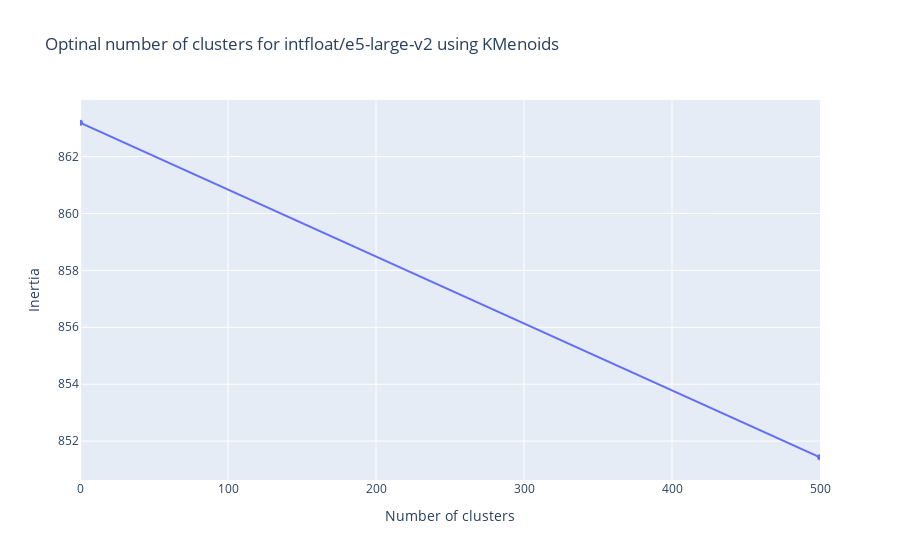

Source (notebook cell):
### Code cell
data6 = pgo.Data([
    pgo.Scatter(
            x=[0, max_clusters],
            
            y=inertias[1:]
    )
])
layout6 = pgo.Layout(
    title='Optinal number of clusters for intfloat/e5-large-v2',
    xaxis=pgo.XAxis(title='Number of clusters',
                    range=[0, max_clusters]),
    yaxis=pgo.YAxis(title='Inertia')
)
fig6 = pgo.Figure(data=data6, layout=layout6)
fig6.show()

### Figure 1 — Plotly figure (JSON) as saved in the notebook; plotly's stock layout.template omitted (floating-point values rounded to 4 significant figures; data arrays with more than 128 entries replaced by an {"elided": "..."} marker saying what was removed)
{"data": [{"type": "scatter", "x": [0, 500], "y": {"elided": "499 float values"}}], "layout": {"title": {"text": "Optinal number of clusters for intfloat/e5-large-v2 using KMenoids"}, "xaxis": {"range": [0, 500], "title": {"text": "Number of clusters"}}, "yaxis": {"title": {"text": "Inertia"}}}}
